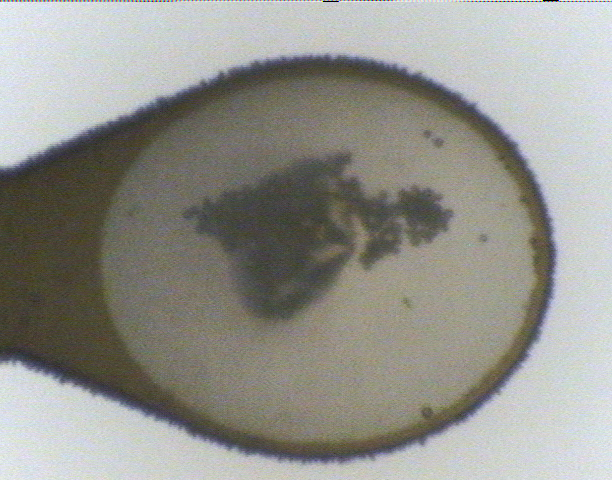
#> input picture Libs/test.ppm, 612 x 480 px
$ python image.py   (Python 2 division)
#> lines starting #> are read from the running program, lines starting #| are printed output that depends on the picture; pictures that were not available may be replaced by others from this repository, and a replacement may not be noted
import cv2,sys
import matplotlib.pyplot as plt
import numpy as np
import copy
from MyException import *

class TEST:
    def __init__(self, target_file, back_file):
#> called with target_file = 'test.ppm', back_file = 'back_190514.ppm'
        self.target_file = target_file
        self.back_file = back_file
        self.timg = cv2.imread(target_file)
#> self.timg is the input picture: shape (480, 612, 3); mean B, G, R 141.8, 148.2, 148.5
        self.bimg = cv2.imread(back_file)
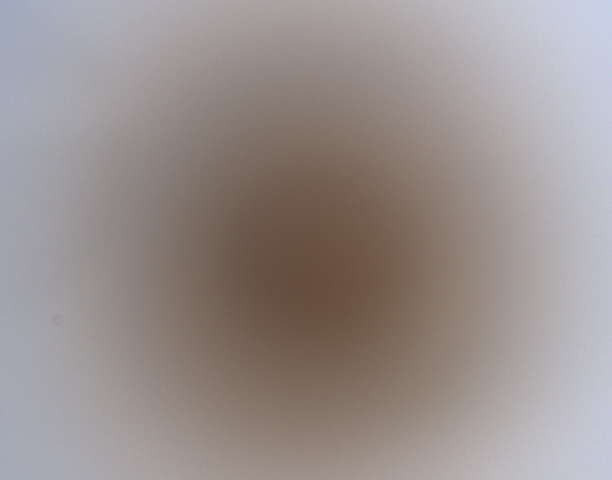
#> input picture Libs/back.ppm, 612 x 480 px, given in place of back_190514.ppm, which was not available
#> self.bimg is the input picture: shape (480, 612, 3); mean B, G, R 142.9, 144.7, 153.5

    def do(self):
        print "TRY1"
        self.tgrey = cv2.cvtColor(self.timg, cv2.COLOR_BGR2GRAY)
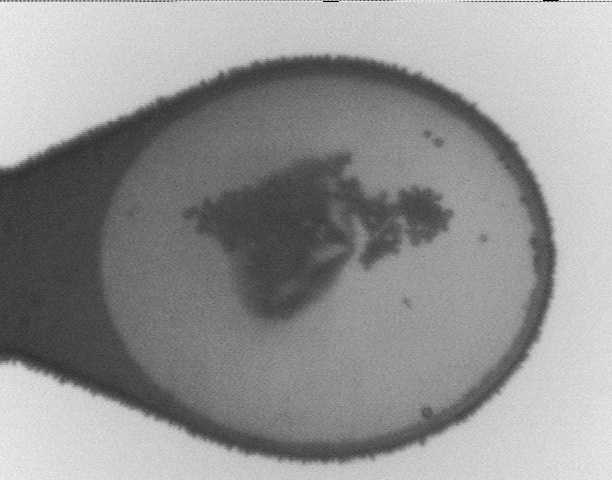
#> self.tgrey: shape (480, 612); min 0, max 243, mean 147.5
        self.bgrey = cv2.cvtColor(self.bimg, cv2.COLOR_BGR2GRAY)
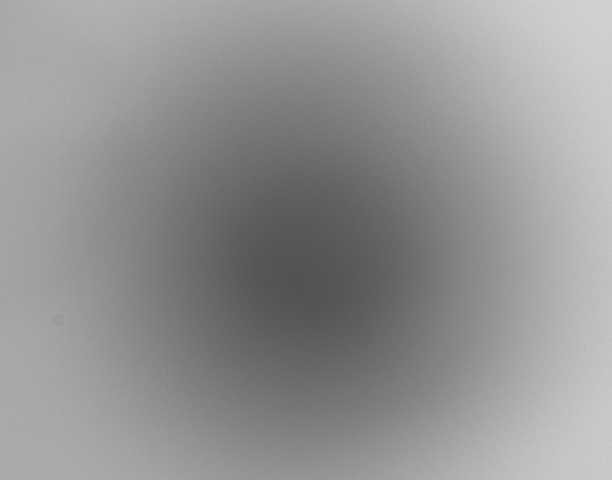
#> self.bgrey: shape (480, 612); min 81, max 212, mean 147.1
        print "TRY2"
        self.dimg=cv2.absdiff(self.tgrey,self.bgrey)
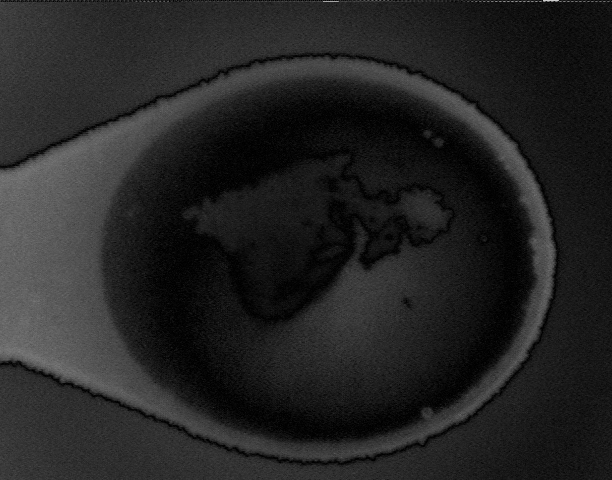
#> self.dimg: shape (480, 612); min 0, max 207, mean 35.9

        self.im_height = self.timg.shape[0]
#> self.im_height = 480
        self.im_width = self.timg.shape[1]
#> self.im_width = 612

        print self.im_height, self.im_width
#| 480 612

        # target image on the memory for debug image
        self.target_save = copy.deepcopy(self.timg)

        # min - max in XY directions
        self.xmin = 10
        self.xmax = self.im_width - 10
#> self.xmax = 602
        self.ymin = 10
        self.ymax = self.im_height - 10
#> self.ymax = 470

        self.dimg = self.deleteTopLines(self.dimg, 5)
        for x in range(0, self.im_height):
            for y in range(0, self.im_width):
                print x,y,self.dimg[x,y]

        #if self.pad_top == True:

    def deleteTopLines(self, cvimage, ntop):
#> called with ntop = 5
        for height in range(0, ntop):
            cvimage[height,] = 0

        """
        for x in range(0, self.im_height):
            for y in range(0, self.im_width):
                print x,y,cvimage[x,y]
        """

        return cvimage

if __name__ == "__main__":
    t = TEST("test.ppm", "back_190514.ppm")
    t.do()
#> the loop in do, `for x in range(0, self.im_height):` made 480 passes
#> (printed output is left out)
